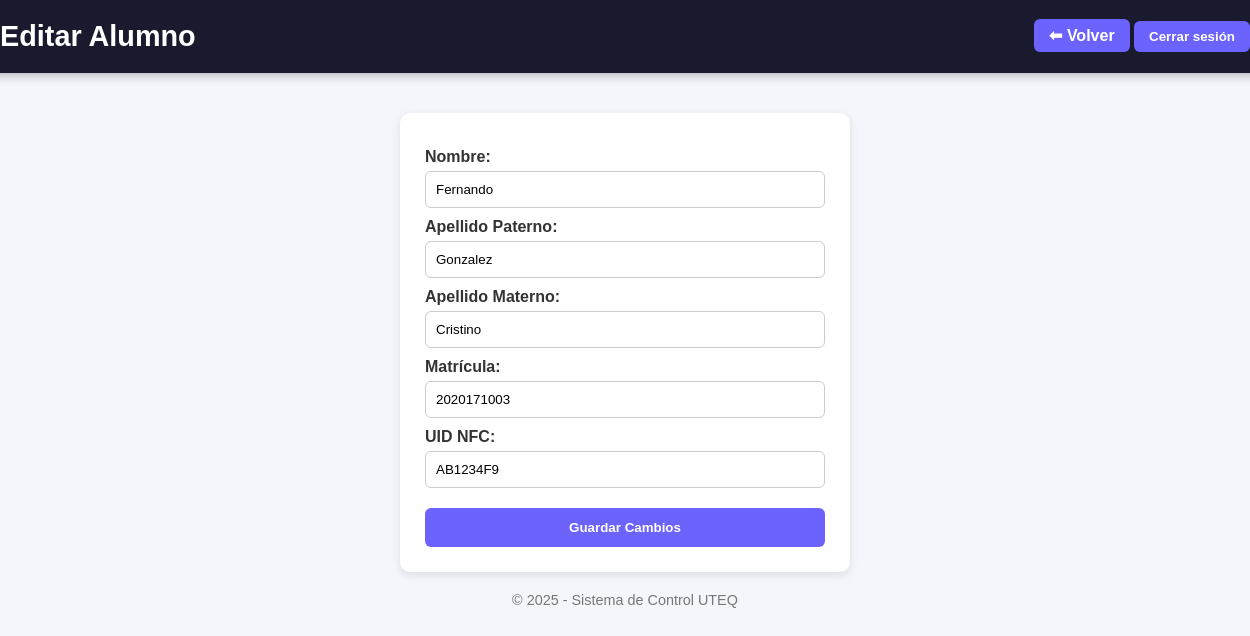
Page /admin/editar_alumno.php?id=3 (signed in) on the committed database.
### tables this page shows
CREATE TABLE alumnos (
  id_alumno INT AUTO_INCREMENT PRIMARY KEY,
  nombre VARCHAR(100) NOT NULL,
  ApellidoP VARCHAR(100) NOT NULL,
  ApellidoM VARCHAR(100) NOT NULL,
  matricula VARCHAR(50) UNIQUE,
  uid_nfc VARCHAR(50) UNIQUE   
);

### admin/editar_alumno.php (the view, shortened to what this page needs)
<?php
include("../basedatos/conexion.php");
$id = intval($_GET['id']);
$query = mysqli_query($conexion, "SELECT * FROM alumnos WHERE id_alumno = $id");
$alumno = mysqli_fetch_assoc($query);
?>
<!DOCTYPE html>
<html lang="es">
<head>
</head>
<body>
  <header>
    <h1>Editar Alumno</h1>
    <div>
      <a href="alumnos.php" class="volver">⬅ Volver</a>
      <form action="../sesion/logout.php" method="POST" style="display:inline;">
        <button type="submit" class="logout">Cerrar sesión</button>
      </form>
    </div>
  </header>
  <main>
    <form method="POST">
      <label>Nombre:</label>
      <input type="text" name="nombre" value="<?php echo $alumno['nombre']; ?>" required>
      <label>Apellido Paterno:</label>
      <input type="text" name="ApellidoP" value="<?php echo $alumno['ApellidoP']; ?>" required>
      <label>Apellido Materno:</label>
      <input type="text" name="ApellidoM" value="<?php echo $alumno['ApellidoM']; ?>" required>
      <label>Matrícula:</label>
      <input type="text" name="matricula" value="<?php echo $alumno['matricula']; ?>" required>
      <label>UID NFC:</label>
      <input type="text" name="uid_nfc" value="<?php echo $alumno['uid_nfc']; ?>">
      <input type="submit" name="actualizar" value="Guardar Cambios">
    </form>
  </main>
  <footer>
    © <?php echo date('Y'); ?> - Sistema de Control UTEQ
  </footer>
</body>
</html>

### admin/editar_alumno.php (style rules this page uses)
body { margin: 0; font-family: 'Poppins', sans-serif; background: #f4f6fc; display: flex; flex-direction: column; align-items: center; min-height: 100vh; }
header { background: #1a1a2e; color: #fff; width: 100%; padding: 20px 40px; display: flex; justify-content: space-between; align-items: center; box-shadow: 0 2px 10px rgba(0,0,0,0.3); }
h1 { margin: 0; font-size: 1.8rem; }
.volver, .logout { background: #6c63ff; border: none; color: #fff; padding: 8px 15px; border-radius: 6px; cursor: pointer; font-weight: bold; transition: 0.3s; text-decoration: none; }
main { margin-top: 40px; background: #fff; padding: 25px; border-radius: 10px; width: 400px; box-shadow: 0 3px 10px rgba(0,0,0,0.1); }
form { display: flex; flex-direction: column; }
label { margin-top: 10px; font-weight: bold; color: #333; }
input[type="text"] { padding: 10px; margin-top: 5px; border-radius: 6px; border: 1px solid #ccc; }
input[type="submit"] { background: #6c63ff; border: none; color: #fff; font-weight: bold; padding: 12px; border-radius: 6px; margin-top: 20px; cursor: pointer; transition: 0.3s; }
footer { text-align: center; padding: 20px; color: #777; font-size: 0.9rem; }

### rows in the picture
alumnos: nombre "Fernando", ApellidoP "Gonzalez", ApellidoM "Cristino", matricula "2020171003", uid_nfc "AB1234F9"
